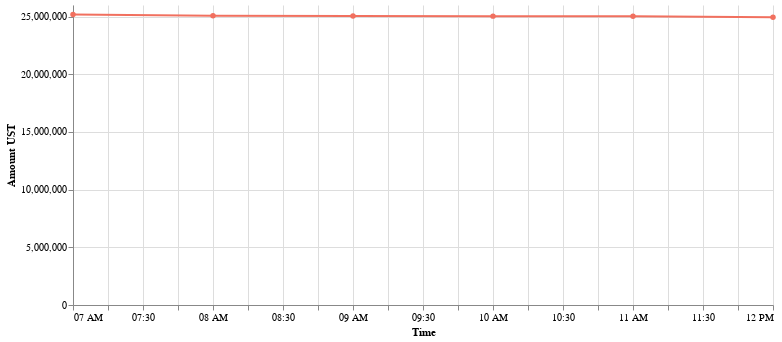

The notebook cell this image was saved under:
### Code cell
alt.Chart(p2_hourly_df.rename(columns=cols_dict)).mark_line(point=True).encode(
    x=alt.X(cols_dict['HR']+':T', sort=alt.EncodingSortField(order='ascending')),
    y=cols_dict['net_ust']+":Q",
    tooltip=[alt.Tooltip(cols_dict['HR']+':T', format='%Y-%m-%d %H:%M'), alt.Tooltip(cols_dict['net_ust']+":Q")]
).configure_mark(
    color='#F1705F'
).properties(width=700).configure_axisX(
).configure_view(strokeOpacity=0)

### Figure 1 — Vega-Lite specification as saved in the notebook (floating-point values rounded to 4 significant figures)
{"config": {"view": {"continuousWidth": 400, "continuousHeight": 300, "strokeOpacity": 0}, "axisX": {}, "mark": {"color": "#F1705F"}}, "data": {"name": "data-86faec8034a4d7eabcbb2252ffc3a9f2"}, "mark": {"type": "line", "point": true}, "encoding": {"tooltip": [{"field": "Time", "format": "%Y-%m-%d %H:%M", "type": "temporal"}, {"field": "Amount UST", "type": "quantitative"}], "x": {"field": "Time", "sort": {"order": "ascending"}, "type": "temporal"}, "y": {"field": "Amount UST", "type": "quantitative"}}, "width": 700, "$schema": "https://vega.github.io/schema/vega-lite/v4.17.0.json", "datasets": {"data-86faec8034a4d7eabcbb2252ffc3a9f2": [{"Time": "2022/02/05  07:00:00", "Withdrawn amount": 57930.0, "WITH_TX": 35, "N° of withdrawing users": 35, "cumsum_with": 57930.0, "Amount UST": 25180000.0}, {"Time": "2022/02/05  08:00:00", "Withdrawn amount": 121200.0, "WITH_TX": 19, "N° of withdrawing users": 19, "cumsum_with": 179100.0, "Amount UST": 25060000.0}, {"Time": "2022/02/05  09:00:00", "Withdrawn amount": 13500.0, "WITH_TX": 14, "N° of withdrawing users": 14, "cumsum_with": 192600.0, "Amount UST": 25050000.0}, {"Time": "2022/02/05  10:00:00", "Withdrawn amount": 14170.0, "WITH_TX": 12, "N° of withdrawing users": 12, "cumsum_with": 206800.0, "Amount UST": 25040000.0}, {"Time": "2022/02/05  11:00:00", "Withdrawn amount": 1971.0, "WITH_TX": 7, "N° of withdrawing users": 7, "cumsum_with": 208800.0, "Amount UST": 25030000.0}, {"Time": "2022/02/05  12:00:00", "Withdrawn amount": 104600.0, "WITH_TX": 12, "N° of withdrawing users": 12, "cumsum_with": 313400.0, "Amount UST": 24930000.0}]}}
